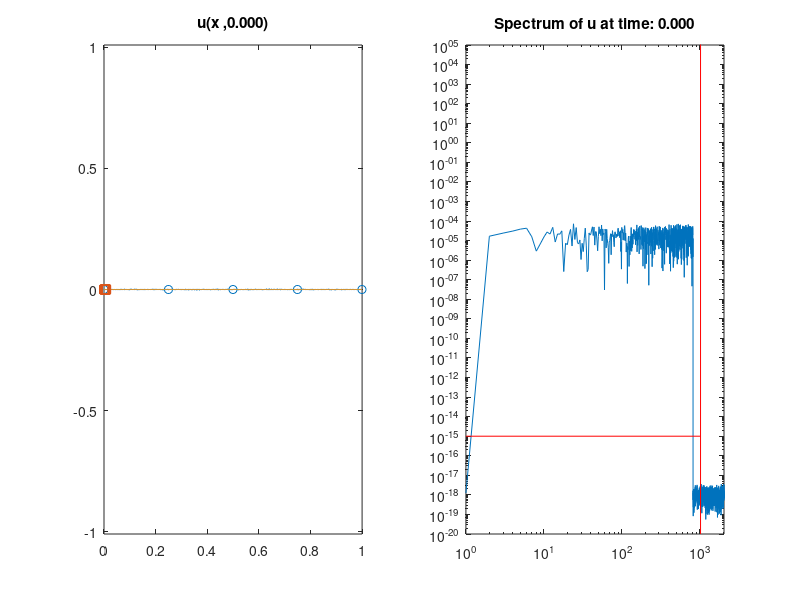

MATLAB code to generate this figure: (Note: this script raises an error after producing the figure.)
%function Chafee_Infante(N1,T,nui,alphai,graph)
%Chafee-Infante eq. u_t - nu*u_xx = u - alpha*u^3
%basic constants defined by problem

%%%%%%%%%%%%%%%%%%%%%%%%%%%%%%%%%%%%%%%%%%%%%%%%%%%%%%%%%%%%%%%%%%%%%%%%%%%
%Solves Chafee-Infante equation using data assimilation on a uniform grid
%
%Meant to use loaded data from Data directory
%%%%%%%%%%%%%%%%%%%%%%%%%%%%%%%%%%%%%%%%%%%%%%%%%%%%%%%%%%%%%%%%%%%%%%%%%%%
% close all; clear all;
close all;
clear all;
global alpha nu x N;
global u v_g v_c v_o v_h1 x_nodes_g x_nodes_c x_nodes_o x_nodes_h1c x_nodes_h1g u_f umv_error 
global car grid optimal hybrid1
%% Load Variables
% load('Data\2018.01.23.01.24.03.575.mat')
if( exist('T','var') == 0)
    alpha = 1;
    %alpha = 0;
%     nu = 7.5e-6;
    nu = 0.01;
%     nu = 6.25e-4;
%     nu = 1.5625e-04

    %     nu is in [7.5e-6,0.01]
    %     dt = 0.01;
    %     error = ;
%     M = .25*nu^-.5;
    M = 0.25*nu^-0.5
    min_nodes = max(ceil(M),5);
%     min_nodes = 25;
    L = 1;
    N = 2^12;
    mu = 100;
    car_mu = 1;
   seed = randi(10000)
%     seed = 9610
%      seed = 1263
    T = 50;
end

graph = true;
car = true;
grid = true;
optimal = false;
hybrid1 = false;
opt_tol = 1e-1;
% graph = false;

%% Initialize other constants

dx = L/N;
%x = linspace(0,L,N);
x = 0 + dx*(0:(N-1));
t_ramp = 0;

%% Initial Conditions
% seed = randi(10000);
% fprintf('seed: %d\n', seed);
rng(seed);
a = (10^(0))*randn(1,floor(N/5));
k = 1:1:floor(N/5);
u_0 = zeros(1,N);
for i = 1:floor(N/5)
    u_0 = u_0 + (a(i)*sin(2*pi*k(i)*x/L));
end
u_0 = u_0/(norm(u_0)*sqrt(dx))*10^-3;

% dt = dx/(1/sqrt(alpha)); % CFL, Courant Fredrich Lewy number for advection
dt = .01;
% dt <= dx/velocity.  Our max velocity is max value u ever takes on, namely
% 1/sqrt(alpha);
timesteps = ceil(T/dt);


% Convex Splitting Method
A = (nu/(dx^2))*gallery('tridiag',N-1,1,-2,1) + (1+2*alpha)*speye(N-1);
B = speye(N-1) - dt*A;

u = u_0';
t=0;
%%%%%%%%%%%%%%%%%%%%%%%%%%%%%%%%%%%%%%%%%%%%%%%%%%%%%%%%%%%%%%%%%%%%%%%%%%%%%%%%%%%%%%%%%%%%%%%%%%%%%%%%%%
%% Data Assimilation
global velocity direction pass
if(car)
%     int_nodes_c = floor(min_nodes/2);
%     int_nodes_c = min_nodes;
    int_nodes_c = 40;
    i_nodes_c = 1:int_nodes_c;
    x_nodes_c = x(i_nodes_c);
%     velocity = length(i_nodes_c);
%     velocity = 40;
    velocity =  20;
    direction = 1;
    pass = 0;
end
if(grid)
    int_nodes_g = min_nodes;
    i_nodes_g = floor(linspace(1,N-1,int_nodes_g));
    x_nodes_g = x(i_nodes_g);
end
if(hybrid1)
    int_nodes_h1g = floor(min_nodes/2);
    i_nodes_h1g = floor(linspace(1,N-1,int_nodes_h1g));
    x_nodes_h1g = x(i_nodes_h1g);
    
    int_nodes_h1c = floor((min_nodes+1)/2);
    i_nodes_h1c = 1:int_nodes_h1c;
    x_nodes_h1c = x(i_nodes_h1c);
    velocity = length(i_nodes_h1c);
%     velocity =  20;
    direction = 1;
    pass = 0;
end
global ramp
ramp = false;
%%%%%%%%%%%%%%%%%%%%%%%%%%%%%%%%%%%%%%%%%%%%%%%%%%%%%%%%%%%%%%%%%%%%%%%%%%%%%%%%%%%%%%%%%%%%%%%%%%%%%%%%%

v_c = zeros(size(u));
v_g = v_c;
v_o = v_c;
v_h1 = v_c;
%             error_DA(1) = norm(u_0);
ui = u(2:N);
vi_g = v_g(2:N);
vi_c = v_c(2:N);
vi_o = v_o(2:N);
vi_h1 = v_h1(2:N);
u_f = abs(fft(u)/N);
% umv_error = abs(u-v);
% umv_error = ones(1,timesteps);
%% Plot Setup
%plot initial data and define plot
if(graph)
    global h1 h2_g h2_c h2_o hybrid1_graph h3 h4 h5 f1 e1 hybrid1_grid
    figure
    subplot(1,2,1);
    h1 = plot(x,u_0);
    hold on;
%     h2 = plot(x,zeros(1,N));
    if(grid)
        h2_g = plot(x,zeros(1,N));
        set(h2_g, 'XDataSource','x');
        set(h2_g, 'YDataSource','v_g');
        h3 = scatter(x_nodes_g,zeros(1,length(x_nodes_g)),'ob');
        set(h3, 'XDataSource','x_nodes_g');
%         set(h3, 'YDataSource','zeros(1,length(x_nodes_g))');
    end
    if(car)
        h2_c = plot(x,zeros(1,N));
        set(h2_c, 'XDataSource','x');
        set(h2_c, 'YDataSource','v_c');
        h4 = scatter(x_nodes_c,zeros(1,length(x_nodes_c)),'sr');
        set(h4, 'XDataSource','x_nodes_c');
%         set(h4, 'YDataSource','zeros(1,length(x_nodes_c))');
    end
    if(optimal)
        h2_o = plot(x,zeros(1,N));
        set(h2_o, 'XDataSource','x');
        set(h2_o, 'YDataSource','v_o');
    end
    if(hybrid1)
        hybrid1_graph =  plot(x,zeros(1,N));
        set( hybrid1_graph, 'XDataSource','x');
        set( hybrid1_graph, 'YDataSource','v_h1');
        hybrid1_grid = scatter([x_nodes_h1c;x_nodes_h1g],zeros(1,length(x_nodes_h1c)+length(x_nodes_h1g)),'sr');
        set(hybrid1_grid, 'XDataSource','[x_nodes_h1c;x_nodes_h1g]');
    end
    y_amp = max([1.01/sqrt(alpha), 1e-2]);
    axis([0 L -y_amp y_amp]);
    set(h1, 'XDataSource','x');
    set(h1, 'YDataSource','u');

    %     set(h3, 'YDataSource','zeros(1,length(x_nodes))');
    title ( sprintf ('u(x ,%1.3f)',0 ));
    
    %     drawnow;
    %     f = subplot(1,2,2);
    subplot(1,2,2);
    f1 = loglog(u_f(1:N/2));
    hold on;
    y1=get(gca,'ylim');
    line([N/4 N/4],[1e-20 1e10],'Color','red');
    line([1e-0 N/4],[1e-15 1e-15],'Color','red');
    axis([1,N/2,1e-20,1e5]);
    set(f1, 'YDataSource','u_f(1:N/2)');
    title ( sprintf ('Spectrum of u at time: %1.3f',t-t_ramp ));
    
    %     subplot(2,2,[3 4])
    % %     e1 = plot(umv_error);
    %     e1 = semilogy(dt:dt:T, umv_error);
    %
    % %     ylim([1e-15 1e5])%     set(gca, 'YScale', 'log')
    %     set(e1, 'YDataSource', 'umv_error');
    %     title(sprintf('Data Assimilation Error at time: %1.3f',t));
    
    %
end


%% Main Loop
% close all
% f = figure;
% line([N/4 N/4], [0 inf]);
% for k = 1:timesteps
%% Ramp up
offset = 0;
while(max(abs(u))<.8/sqrt(alpha)&&t<T)
    %% Graphing fft
    if (graph && mod(offset,100) == 0)
        if(~Graphing(t,t_ramp))
            return
        end
        %     pause;
    end
    
    %solves pde
    
    offset = offset +1;
    t = t+dt;
%     umv = u - v;
    %error_DA(k) = sqrt(dx)*norm(umv);
    ui = B\(ui.*(ones(N-1,1)+dt.*(alpha.*(-2-(ui.^2))))); %Convex Splitting Method
    u(2:N) = ui;
    u_f = abs(fft(u)/N);
    %     umv_error(offset) = sqrt(dx)*norm(u-v);
end
offset = 0;
if t >= T
    close all;
    return
end
t_ramp = t;
error_DA_c = zeros(1,timesteps-offset);
error_DA_g = zeros(1,timesteps-offset);
error_DA_o = zeros(1,timesteps-offset);
error_DA_h1 = error_DA_o;
error = 1;
ramp = true;
if(optimal)
%     i_nodes_o = find(abs(u)<1e-1);
%     i_nodes_o = uniquetol(i_nodes_o,10/max(i_nodes_o));
%     i_nodes_o = floor((i_nodes_o(1:end-1) + i_nodes_o(2:end))/2);
%     i_nodes_o = [i_nodes_o;1;N-1];
%     i_nodes_o = unique(i_nodes_o);
%     i_nodes_o(end) = [];
%     int_nodes_o = length(i_nodes_o);
i_nodes_o = [1;N/2;N-1];
x_nodes_o = x(i_nodes_o);
int_nodes_o = length(i_nodes_o);
%     x_nodes_0 = abs
    if(graph)
        subplot(1,2,1);
        h5 = scatter(x_nodes_o,zeros(1,length(x_nodes_o)),'*m');
        set(h5, 'XDataSource','x_nodes_o');
        h2_o = plot(x,zeros(1,N));
        set(h2_o, 'XDataSource','x');
        set(h2_o, 'YDataSource','v_o');
    end
end
% pause;
%% Data Assimiliation
for k = 1:timesteps-offset
    
    
    t = t+dt;
    if(grid)
        umv1 = u - v_g;
%         Grid Moves
%         if(k~=1)
%             i_nodes_g(2:end-1) = mod((i_nodes_g(2:end-1)+1),N-1);
%             i_nodes_g = unique(i_nodes_g);
%             if(i_nodes_g(1) == 0)
%                 i_nodes_g(1:2) = [1,2];
%             end
%             x_nodes_g = x(i_nodes_g);
%         end
        Ih_umv_g = interp1(x_nodes_g,umv1(i_nodes_g),x)';
        Ih_umv_g(end) = [];
        
    end
    if(hybrid1)
        umvh1 = u - v_h1;
        Ih_umv_h1g = interp1(x_nodes_h1g,umvh1(i_nodes_h1g),x)';
        Ih_umv_h1g(end) = [];   
        if(k~=1)
            [x_nodes_h1c, i_nodes_h1c] = updateNodes(i_nodes_h1c);
        end
%         umv2 = u - v_c;
        %         Ih_umv = interpl(x_nodes_c,umv2(i_nodes_c),
        Ih_umv_h1c = [zeros(1,i_nodes_h1c(1)-1),interp1(x_nodes_h1c,umvh1(i_nodes_h1c),x(i_nodes_h1c)),zeros(1,N-i_nodes_h1c(end))]';
        Ih_umv_h1c(1) = [];
    end
    if(optimal)
        umv3 = u - v_o;
        if(mod(k,50)==0&&max(abs(umv3))>opt_tol)
%             if(max(abs(umv3))>1e-5)
                [~,newnode] = max(abs(umv3));
                i_nodes_o = [i_nodes_o;newnode];
                i_nodes_o = unique(i_nodes_o);
                int_nodes_o = length(i_nodes_o);
                x_nodes_o = x(i_nodes_o);
                if(graph)
                    subplot(1,2,1);
                    h5 = scatter(x_nodes_o,zeros(1,length(x_nodes_o)),'*m');
                    set(h5, 'XDataSource','x_nodes_o');
                end
%             end
                
        end
        Ih_umv_o = interp1(x_nodes_o,umv3(i_nodes_o),x)';
        Ih_umv_o(end) = [];
        
    end
    if(car)
        if(k~=1)
            [x_nodes_c, i_nodes_c] = updateNodes(i_nodes_c);
        end
        umv2 = u - v_c;
        %         Ih_umv = interpl(x_nodes_c,umv2(i_nodes_c),
        Ih_umv_c = [zeros(1,i_nodes_c(1)-1),interp1(x_nodes_c,umv2(i_nodes_c),x(i_nodes_c)),zeros(1,N-i_nodes_c(end))]';
        Ih_umv_c(1) = [];

    end
    %     umv = u - v;
    %     error_DA_c(k) = sqrt(dx)*norm(umv1);
    %     error_DA_c(k) = sqrt(dx)*norm(umv2);
    
    %     if(max(error_DA(k)>1e50))
    %         return
    %     end
    %     Ih_umv = interp1(x_nodes,umv(i_nodes),x)';
    %     Ih_umv(1) = [];
    % Ih_umv(end) = [];
    
    ui = B\(ui.*(ones(N-1,1)+dt.*(alpha.*(-2-(ui.^2))))); %Convex Splitting Method
    
    u(2:N) = ui;
    if(car)
        vi_c = B\(vi_c+dt*(alpha*(-2*vi_c-(vi_c.^3))+ (car_mu*mu)*Ih_umv_c)); %Convex Splitting Method
        v_c(2:N) = vi_c;
        error_DA_c(k+1) = sqrt(dx)*norm(u-v_c);
    end
    if(grid)
        vi_g = B\(vi_g+dt*(alpha*(-2*vi_g-(vi_g.^3))+ mu*Ih_umv_g)); %Convex Splitting Method
        v_g(2:N) = vi_g;
        error_DA_g(k+1) = sqrt(dx)*norm(u-v_g);
    end
    if(hybrid1)
        vi_h1 = B\(vi_h1+dt*(alpha*(-2*vi_h1-(vi_h1.^3))+ (mu)*(car_mu*Ih_umv_h1c + Ih_umv_h1g))); %Convex Splitting Method
        v_h1(2:N) = vi_h1;
        error_DA_h1(k+1) = sqrt(dx)*norm(u-v_h1);
    end
    if(optimal)
        vi_o = B\(vi_o+dt*(alpha*(-2*vi_o-(vi_o.^3))+ mu*Ih_umv_o)); %Convex Splitting Method
        v_o(2:N) = vi_o;
        error_DA_o(k+1) = sqrt(dx)*norm(u-v_o);
    end
    %     vi_g = B\(vi_g+dt*(alpha*(-2*vi_g-(vi_g.^3))+ mu*Ih_umv)); %Convex Splitting Method
    %     v_g(2:N) = vi_g;
    %     error_DA(k+1) = norm(u-v);
    %     umv_error(offset+k) = sqrt(dx)*norm(u-v);
    
    
    %% Graphing
    %redraw plot
    show = 20;
    if(k<=10)
        show = 20;
    end
    %     if(max(u)> 0.9/sqrt(alpha)&&graph && mod(k,5) == 0
    if(graph && mod(k,show) == 0)
        if(~Graphing(t,t_ramp))
            return
        end
    end
    
    
end
if(graph)
    figure
    if(grid)
%         subplot(1,3,1)
        semilogy(dt*(offset):dt:T, error_DA_g);
    end
    hold on;
    if(car)
%         subplot(1,3,2)
        semilogy(dt*(offset):dt:T, error_DA_c);
    end
    hold on;
    if(optimal)
%         subplot(1,3,3)
        semilogy(dt*(offset):dt:T, error_DA_o);
        int_nodes_o
    end
end

%% Save Data
%         date = datestr(now,'yyyy.mm.dd.HH.MM.SS.FFF');
%         save(['Data/' date '.mat'],'L','N','T','dt','alpha','nu','mu','seed','int_nodes','min_nodes','error');

function [x_nodes, i_nodes] = updateNodes(prev_nodes)
global x N direction velocity pass;
if(pass ==1)
    i_nodes = 1:length(prev_nodes);
    x_nodes = x(i_nodes);
    pass = 0;
elseif(prev_nodes(end)+direction*velocity >= N-1)
    pass = 1;
    i_nodes = N-length(prev_nodes):N-1;
    x_nodes = x(i_nodes);
else
    i_nodes = prev_nodes+direction*velocity;
    x_nodes = x(i_nodes);
        
end
% if(min(abs(v)) < 1)
%     vel = 1;
% else
%     vel = 20;
% end
% if(prev_nodes(end)+direction*velocity >= N-1)
% %     direction = -1;
% %     pass = 1;
% %     i_nodes = [N-length(prev_nodes):N-1];
% %     x_nodes = x(i_nodes);
% %     direction = 1;
%     pass = 1;
%     i_nodes = 1:length(prev_nodes);
%     x_nodes = x(i_nodes);
% elseif(prev_nodes(1)+direction*velocity <=1)
%     direction = 1;
%     i_nodes = [2:length(prev_nodes)+1];
%     x_nodes = x(i_nodes);
% else
%     % n = min(find((abs(uv)==max(abs(uv)))));
%     i_nodes = (prev_nodes+direction*velocity);
%     x_nodes = x(i_nodes);
%     % x_nodes = [x(prev_nodes),x(n)];
%     % i_nodes = [prev_nodes,n];
%     %     x_nodes = unique([x(prev_nodes),x(n)]);
%     %     i_nodes = unique([prev_nodes,n]);
% end
end
function [check] = Graphing(t,t_ramp)
global h1 h2_g h2_c h2_o hybrid1_graph h3 h4 h5 f1 e1 hybrid1_grid
global grid car optimal ramp hybrid1
global x u_f u v error_DA int_nodes N x_nodes_c x_nodes_g x_nodes_o x_nodes_h1c x_nodes_h1g umv_error v_g v_c v_o v_h1
if(~ishghandle(h1)||~ishghandle(f1))%||~ishghandle(e1))
    check = false;
    return;
end
check = true;
subplot(1,2,1);
refreshdata(h1,'caller');
if(grid)
    refreshdata(h2_g,'caller');
    refreshdata(h3,'caller');
end
if(car)
    refreshdata(h2_c,'caller');
    refreshdata(h4,'caller');
end
if(optimal && ramp)
    refreshdata(h5,'caller');
    refreshdata(h2_o,'caller');
end
if(hybrid1)
    refreshdata(hybrid1_graph,'caller');
    refreshdata(hybrid1_grid,'caller');
end
% refreshdata;
title ( sprintf ('u(x ,%1.3f)',t-t_ramp ));
%         drawnow;
%
subplot(1,2,2);
refreshdata(f1,'caller');
% refreshdata;
title ( sprintf ('Spectrum of u at time: %1.3f',t-t_ramp ));

% subplot(2,2,[3 4]);
% refreshdata(e1,'caller');
% refreshdata;
% title ( sprintf ('Data Assimilation Error at time: %1.3f',t ));
%         u_hat = fft(u);
%         u_hat = fft(u);
%         loglog(abs(u_hat(1:N/2))/N);
%         hold on;
%         y1=get(gca,'ylim');
% %         line([N/4 N/4],[1e-20 1e10],'Color','red');
%         line([1e-0 N/4],[1e-15 1e-15],'Color','red');
%         axis([1,N/2,1e-20,1e5]);
%         title ( sprintf ('Spectrum of u at time: %1.3f',t ));
drawnow;
end
